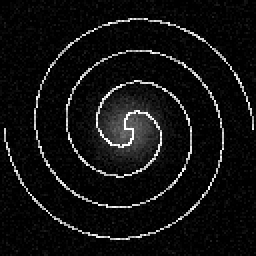
#> input picture data/samples/spiral_00.png, 128 x 128 px (shown 2 times larger)
$ python main.py --image data/samples/spiral_00.png
#> lines starting #> are read from the running program, lines starting #| are printed output that depends on the picture
### utils.py
"""Funções auxiliares para processamento de imagens"""
from PIL import Image
import numpy as np


def load_image(image_path):
    """
    Carrega imagem e converte para array numpy

    Args:
        image_path: Caminho da imagem

    Returns:
        Array numpy normalizado [H, W]
    """
    img = Image.open(image_path).convert('L')  # Grayscale
    img = img.resize((128, 128))
    img_array = np.array(img) / 255.0  # Normalizar [0, 1]
    return img_array


def analyze_image_quality(image_array):
    """
    Analisa qualidade da imagem

    Args:
        image_array: Array numpy da imagem

    Returns:
        Dict com métricas de qualidade
    """
    brightness = np.mean(image_array)
    contrast = np.std(image_array)

    # Determinar qualidade
    quality_score = 0
    issues = []

    if brightness < 0.2:
        issues.append("muito escura")
    elif brightness > 0.8:
        issues.append("muito clara")
    else:
        quality_score += 1

    if contrast < 0.1:
        issues.append("baixo contraste")
    else:
        quality_score += 1

    quality = "boa" if quality_score == 2 else "aceitável" if quality_score == 1 else "ruim"

    return {
        'quality': quality,
        'brightness': round(brightness, 3),
        'contrast': round(contrast, 3),
        'issues': issues,
        'needs_preprocessing': len(issues) > 0
    }


def preprocess_image(image_array, enhance_contrast=True, adjust_brightness=True):
    """
    Pré-processa imagem para melhorar qualidade

    Args:
        image_array: Array numpy da imagem
        enhance_contrast: Aplicar equalização de contraste
        adjust_brightness: Ajustar brilho

    Returns:
        Array numpy processado
    """
    processed = image_array.copy()

    # Ajustar brilho
    if adjust_brightness:
        mean_brightness = np.mean(processed)
        if mean_brightness < 0.3:
            processed = processed * 1.5  # Clarear
        elif mean_brightness > 0.7:
            processed = processed * 0.7  # Escurecer

    # Melhorar contraste (histogram equalization simplificado)
    if enhance_contrast:
        pmin = np.percentile(processed, 2)
        pmax = np.percentile(processed, 98)
        processed = (processed - pmin) / (pmax - pmin + 1e-8)

    # Garantir range [0, 1]
    processed = np.clip(processed, 0, 1)

    return processed

### agents/agent_a.py
"""Agente A: Pré-processador de Imagens"""
import sys
import os
sys.path.append(os.path.dirname(os.path.dirname(os.path.abspath(__file__))))

from utils import analyze_image_quality, preprocess_image, load_image
import json


class PreprocessorAgent:
    """
    Agente responsável por analisar qualidade e pré-processar imagens de galáxias
    """

    def __init__(self):
        self.name = "PreprocessorAgent"
        self.image_tensor = None
        self.quality_report = None

    def analyze_quality(self, image_path):
        """
        Analisa qualidade da imagem

        Args:
            image_path: Caminho da imagem

        Returns:
            Dict com relatório de qualidade
        """
        self.image_tensor = load_image(image_path)
        self.quality_report = analyze_image_quality(self.image_tensor)

        return {
            'status': 'analyzed',
            'image_path': image_path,
            'quality': self.quality_report['quality'],
            'brightness': self.quality_report['brightness'],
            'contrast': self.quality_report['contrast'],
            'issues': self.quality_report['issues'],
            'recommendation': 'preprocess' if self.quality_report['needs_preprocessing'] else 'proceed'
        }

    def preprocess(self):
        """
        Aplica pré-processamento na imagem

        Returns:
            Dict com status do processamento
        """
        if self.image_tensor is None:
            return {'status': 'error', 'message': 'No image loaded'}

        original_brightness = self.quality_report['brightness']
        original_contrast = self.quality_report['contrast']

        # Aplicar pré-processamento
        self.image_tensor = preprocess_image(self.image_tensor)

        # Reanalisar qualidade
        new_quality = analyze_image_quality(self.image_tensor)

        return {
            'status': 'preprocessed',
            'original': {
                'brightness': original_brightness,
                'contrast': original_contrast
            },
            'new': {
                'brightness': new_quality['brightness'],
                'contrast': new_quality['contrast']
            },
            'improvement': new_quality['quality']
        }

    def get_processed_image(self):
        """Retorna imagem processada"""
        return self.image_tensor

    def get_message_for_classifier(self, preprocessed=False):
        """
        Cria mensagem para enviar ao Classificador via Autogen

        Args:
            preprocessed: Se a imagem foi pré-processada

        Returns:
            String com mensagem formatada
        """
        if preprocessed:
            return (
                f"Imagem pré-processada e pronta para classificação.\n"
                f"Qualidade: {self.quality_report['quality']}\n"
                f"Brilho ajustado, contraste melhorado.\n"
                f"Por favor, classifique esta galáxia."
            )
        else:
            return (
                f"Imagem analisada - qualidade boa, sem necessidade de pré-processamento.\n"
                f"Brilho: {self.quality_report['brightness']:.2f}, "
                f"Contraste: {self.quality_report['contrast']:.2f}\n"
                f"Por favor, classifique esta galáxia."
            )

### agents/orchestrator.py
"""Orchestrator: Coordena comunicação entre agentes usando Autogen"""
import sys
import os
sys.path.append(os.path.dirname(os.path.dirname(os.path.abspath(__file__))))

from agents.agent_a import PreprocessorAgent
from agents.agent_b import ClassifierAgent


class GalaxyClassificationOrchestrator:
    """
    Orquestra a comunicação entre Agente A (Preprocessor) e Agente B (Classifier)
    Implementa padrão de comunicação multi-agente
    """

    def __init__(self):
        self.agent_a = PreprocessorAgent()
        self.agent_b = ClassifierAgent()
        self.conversation_log = []
        self.max_iterations = 3

    def log_message(self, sender, receiver, message):
        """Registra mensagem na conversa"""
        self.conversation_log.append({
            'from': sender,
            'to': receiver,
            'message': message
        })

    def classify_galaxy(self, image_path):
        """
        Pipeline completo de classificação com comunicação entre agentes

        Args:
            image_path: Caminho da imagem

        Returns:
            Dict com resultado e log de conversação
        """
        print(f"\n🚀 Iniciando classificação: {image_path}")
        print("="*60)

        # ETAPA 1: Agente A analisa qualidade
        print("\n[AGENTE A - PREPROCESSOR] Analisando qualidade da imagem...")
        quality_report = self.agent_a.analyze_quality(image_path)

        self.log_message(
            "AgentA_Preprocessor",
            "System",
            f"Análise de qualidade: {quality_report['quality']} "
            f"(brilho={quality_report['brightness']:.2f}, "
            f"contraste={quality_report['contrast']:.2f})"
        )

        print(f"   Qualidade: {quality_report['quality']}")
        print(f"   Issues: {quality_report['issues'] if quality_report['issues'] else 'Nenhum'}")

        # ETAPA 2: Pré-processar se necessário
        preprocessed = False
        if quality_report['recommendation'] == 'preprocess':
            print("\n[AGENTE A] Aplicando pré-processamento...")
            preprocess_result = self.agent_a.preprocess()
            preprocessed = True

            self.log_message(
                "AgentA_Preprocessor",
                "AgentB_Classifier",
                f"Imagem pré-processada. Melhoria aplicada: "
                f"{preprocess_result['original']['brightness']:.2f} -> "
                f"{preprocess_result['new']['brightness']:.2f}"
            )

            print(f"   Brilho: {preprocess_result['original']['brightness']:.2f} -> "
                  f"{preprocess_result['new']['brightness']:.2f}")
            print(f"   Contraste: {preprocess_result['original']['contrast']:.2f} -> "
                  f"{preprocess_result['new']['contrast']:.2f}")

        # ETAPA 3: Agente A comunica com Agente B
        message_to_b = self.agent_a.get_message_for_classifier(preprocessed)
        self.log_message("AgentA_Preprocessor", "AgentB_Classifier", message_to_b)

        print(f"\n[AGENTE A -> AGENTE B]")
        print(f"   {message_to_b}")

        # ETAPA 4: Agente B classifica
        print(f"\n[AGENTE B - CLASSIFIER] Classificando galáxia...")
        processed_image = self.agent_a.get_processed_image()
        result = self.agent_b.classify(processed_image)

        self.log_message(
            "AgentB_Classifier",
            "System",
            f"Classificação: {result['class']} (confiança={result['confidence']:.2f})"
        )

        print(f"   Predição: {result['class']}")
        print(f"   Confiança: {result['confidence']:.2f}")

        # ETAPA 5: Se baixa confiança, Agente B pode pedir reprocessamento
        iteration = 1
        while result['needs_reprocessing'] and iteration < self.max_iterations:
            print(f"\n[AGENTE B -> AGENTE A] Solicitando reprocessamento (iteração {iteration})...")

            message_to_a = self.agent_b.get_message_for_preprocessor(result)
            self.log_message("AgentB_Classifier", "AgentA_Preprocessor", message_to_a)

            print(f"   {message_to_a}")

            # Agente A reprocessa com ajustes mais agressivos
            print("\n[AGENTE A] Reprocessando com ajustes mais agressivos...")
            self.agent_a.preprocess()
            processed_image = self.agent_a.get_processed_image()

            # Agente B tenta novamente
            print(f"\n[AGENTE B] Reclassificando...")
            result = self.agent_b.classify(processed_image)
            print(f"   Nova confiança: {result['confidence']:.2f}")

            iteration += 1

        # ETAPA 6: Resultado final
        final_message = self.agent_b.get_final_result(result)
        self.log_message("AgentB_Classifier", "User", final_message)

        print(final_message)

        return {
            'success': True,
            'classification': result['class'],
            'confidence': result['confidence'],
            'preprocessed': preprocessed,
            'iterations': iteration,
            'conversation_log': self.conversation_log
        }

    # [11 lines left out: function get_conversation_summary, not called in this run]

### model.py
"""Classificador mockado para demonstração de galáxias"""
import numpy as np


class MockClassifier:
    """
    Classificador mockado simples (para demonstração sem treinar CNN)
    Usa heurísticas nas imagens para simular classificação
    """

    def __init__(self):
        self.classes = ['spiral', 'elliptical']

    def predict(self, image_array):
        """
        Prediz classe baseado em características simples da imagem

        Args:
            image_array: Array numpy de imagem [H, W]

        Returns:
            (classe, confiança)
        """
        # Calcular variância e entropia como features simples
        variance = np.var(image_array)
        mean_brightness = np.mean(image_array)

        # Heurística: espirais têm mais variância (braços), elípticas são mais suaves
        if variance > 0.015:
            pred_class = 'spiral'
            confidence = min(0.92, 0.65 + variance * 10)
        else:
            pred_class = 'elliptical'
            confidence = min(0.92, 0.65 + (0.015 - variance) * 10)

        # Ajustar pela intensidade
        if mean_brightness < 0.3:
            confidence *= 0.85  # Baixa confiança em imagens muito escuras

        return pred_class, round(confidence, 2)

    def get_features(self, image_array):
        """Extrai features da imagem para análise"""
        return {
            'variance': round(np.var(image_array), 4),
            'mean_brightness': round(np.mean(image_array), 4),
            'max_intensity': round(np.max(image_array), 4)
        }

### agents/agent_b.py
"""Agente B: Classificador de Galáxias"""
import sys
import os
sys.path.append(os.path.dirname(os.path.dirname(os.path.abspath(__file__))))

from model import MockClassifier


class ClassifierAgent:
    """
    Agente responsável por classificar galáxias em spiral ou elliptical
    """

    def __init__(self):
        self.name = "ClassifierAgent"
        self.classifier = MockClassifier()
        self.confidence_threshold = 0.75

    def classify(self, image_tensor):
        """
        Classifica a galáxia

        Args:
            image_tensor: Tensor da imagem processada

        Returns:
            Dict com resultado da classificação
        """
        # Obter predição
        pred_class, confidence = self.classifier.predict(image_tensor)

        # Extrair features para análise
        features = self.classifier.get_features(image_tensor)

        # Determinar se precisa reprocessamento
        needs_reprocessing = confidence < self.confidence_threshold

        return {
            'class': pred_class,
            'confidence': confidence,
            'features': features,
            'needs_reprocessing': needs_reprocessing,
            'status': 'low_confidence' if needs_reprocessing else 'success'
        }

    # [18 lines left out: function get_message_for_preprocessor, not called in this run]

    def get_final_result(self, result):
        """
        Formata resultado final da classificação

        Args:
            result: Resultado da classificação

        Returns:
            String formatada com resultado
        """
        emoji = "🌀" if result['class'] == 'spiral' else "⚪"

        return (
            f"\n{'='*50}\n"
            f"RESULTADO DA CLASSIFICAÇÃO\n"
            f"{'='*50}\n"
            f"{emoji} Tipo: {result['class'].upper()}\n"
            f"📊 Confiança: {result['confidence']*100:.1f}%\n"
            f"📈 Features:\n"
            f"   - Variância: {result['features']['variance']:.4f}\n"
            f"   - Brilho médio: {result['features']['mean_brightness']:.4f}\n"
            f"   - Intensidade máxima: {result['features']['max_intensity']:.4f}\n"
            f"{'='*50}\n"
        )

### main.py
"""Sistema de Classificação de Galáxias com Agentes Multi-Agent"""
import os
import argparse
from agents.orchestrator import GalaxyClassificationOrchestrator


def main():
    """Função principal"""
    parser = argparse.ArgumentParser(description='Classificador de Galáxias Multi-Agente')
    parser.add_argument('--image', type=str, help='Caminho da imagem a classificar')
    parser.add_argument('--demo', action='store_true', help='Executar demonstração com imagens de exemplo')
    parser.add_argument('--show-log', action='store_true', help='Mostrar log completo de conversação')

    args = parser.parse_args()

    # Criar orchestrator
    orchestrator = GalaxyClassificationOrchestrator()

    if args.demo:
        # Demonstração com imagens do dataset
        print("\n" + "="*60)
        print("DEMO: Classificação de Galáxias Multi-Agente")
        print("="*60)

        demo_images = [
            'data/samples/spiral_00.png',
            'data/samples/elliptical_00.png',
            'data/samples/spiral_05.png'
        ]

        for img_path in demo_images:
            if os.path.exists(img_path):
                result = orchestrator.classify_galaxy(img_path)

                if args.show_log:
                    print(orchestrator.get_conversation_summary())

                print("\n" + "-"*60 + "\n")
                # Reset log para próxima imagem
                orchestrator.conversation_log = []
            else:
                print(f"⚠️  Imagem não encontrada: {img_path}")

    elif args.image:
        # Classificar imagem específica
        if not os.path.exists(args.image):
            print(f"❌ Erro: Imagem não encontrada: {args.image}")
            return

        result = orchestrator.classify_galaxy(args.image)
#> in load_image, img is the input picture: PIL image 128x128 L; min 0, max 255, mean 17.7
#> in analyze_image_quality, `brightness = np.mean(image_array)`: brightness = 0.0695
#> in analyze_image_quality, `contrast = np.std(image_array)`: contrast = 0.186
#> in analyze_quality, `self.quality_report = analyze_image_quality(self.image_tensor)`: self.quality_report = {'quality': 'aceitável', 'brightness': 0.07, 'contrast': 0.186, 'issues': ['muito escura'], 'needs_preprocessing': True}
#> in classify_galaxy, `quality_report = self.agent_a.analyze_quality(image_path)`: quality_report = {'status': 'analyzed', 'image_path': 'data/samples/spiral_00.png', 'quality': 'aceitável', 'brightness': 0.07, 'contrast': 0.186, 'issues': ['muito escura'], 'recommendation': 'preprocess'}
#|    Qualidade: aceitável
#|    Issues: ['muito escura']
#> in preprocess, `original_brightness = self.quality_report['brightness']`: original_brightness = 0.07
#> in preprocess, `original_contrast = self.quality_report['contrast']`: original_contrast = 0.186
#> in preprocess_image, `mean_brightness = np.mean(processed)`: mean_brightness = 0.0695
#> in preprocess_image, `pmin = np.percentile(processed, 2)`: pmin = 0
#> in preprocess_image, `pmax = np.percentile(processed, 98)`: pmax = 1.29
#> in preprocess_image, `processed = np.clip(processed, 0, 1)`:
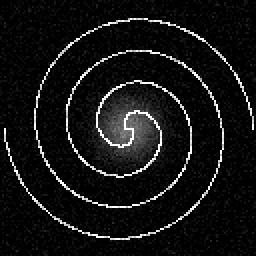
#> processed: shape (128, 128) float64 (shown 2 times larger); min 0, max 1, mean 0.0791
#> in preprocess, `new_quality = analyze_image_quality(self.image_tensor)`: new_quality = {'quality': 'aceitável', 'brightness': 0.079, 'contrast': 0.208, 'issues': ['muito escura'], 'needs_preprocessing': True}
#> in classify_galaxy, `preprocess_result = self.agent_a.preprocess()`: preprocess_result = 4 items
#|    Brilho: 0.07 -> 0.08
#|    Contraste: 0.19 -> 0.21
#|    Imagem pré-processada e pronta para classificação.
#| Qualidade: aceitável
#| Brilho ajustado, contraste melhorado.
#| Por favor, classifique esta galáxia.
#> in predict, `variance = np.var(image_array)`: variance = 0.0433
#> in predict, `mean_brightness = np.mean(image_array)`: mean_brightness = 0.0791
#> in predict, `confidence = min(0.92, 0.65 + variance * 10)`: confidence = 0.92
#> in predict, `confidence *= 0.85`: confidence = 0.782
#> in classify, `pred_class, confidence = self.classifier.predict(image_tensor)`: pred_class = 'spiral'; confidence = 0.78
#> in classify, `features = self.classifier.get_features(image_tensor)`: features = {'variance': 0.0433, 'mean_brightness': 0.0791, 'max_intensity': 1}
#> in classify, `needs_reprocessing = confidence < self.confidence_threshold`: needs_reprocessing = False
#> in classify_galaxy, `result = self.agent_b.classify(processed_image)`: result = 5 items
#|    Predição: spiral
#|    Confiança: 0.78
#> after the loop in classify_galaxy, `while result['needs_reprocessing'] and iteration < self.max_iterations:`: iteration = 1
#> in get_final_result, `emoji = "🌀" if result['class'] == 'spiral' else "⚪"`: emoji = '🌀'
#| ==================================================
#| RESULTADO DA CLASSIFICAÇÃO
#| ==================================================
#| 🌀 Tipo: SPIRAL
#| 📊 Confiança: 78.0%
#| 📈 Features:
#|    - Variância: 0.0433
#|    - Brilho médio: 0.0791
#|    - Intensidade máxima: 1.0000
#| ==================================================
#> result = 6 items

        if args.show_log:
            print(orchestrator.get_conversation_summary())

    else:
        # Modo interativo
        print("\n" + "="*60)
        print("Sistema de Classificação de Galáxias Multi-Agente")
        print("="*60)
        print("\nOpções disponíveis:")
        print("1. Classificar imagem spiral de exemplo")
        print("2. Classificar imagem elliptical de exemplo")
        print("3. Classificar imagem customizada")
        print("4. Sair")

        while True:
            choice = input("\nEscolha uma opção (1-4): ").strip()

            if choice == '1':
                img_path = 'data/samples/spiral_00.png'
                if os.path.exists(img_path):
                    result = orchestrator.classify_galaxy(img_path)
                    print(orchestrator.get_conversation_summary())
                    orchestrator.conversation_log = []
                else:
                    print("❌ Imagem de exemplo não encontrada!")

            elif choice == '2':
                img_path = 'data/samples/elliptical_00.png'
                if os.path.exists(img_path):
                    result = orchestrator.classify_galaxy(img_path)
                    print(orchestrator.get_conversation_summary())
                    orchestrator.conversation_log = []
                else:
                    print("❌ Imagem de exemplo não encontrada!")

            elif choice == '3':
                img_path = input("Digite o caminho da imagem: ").strip()
                if os.path.exists(img_path):
                    result = orchestrator.classify_galaxy(img_path)
                    print(orchestrator.get_conversation_summary())
                    orchestrator.conversation_log = []
                else:
                    print(f"❌ Erro: Imagem não encontrada: {img_path}")

            elif choice == '4':
                print("\n👋 Encerrando sistema...")
                break

            else:
                print("❌ Opção inválida! Escolha 1-4.")


if __name__ == "__main__":
    main()
